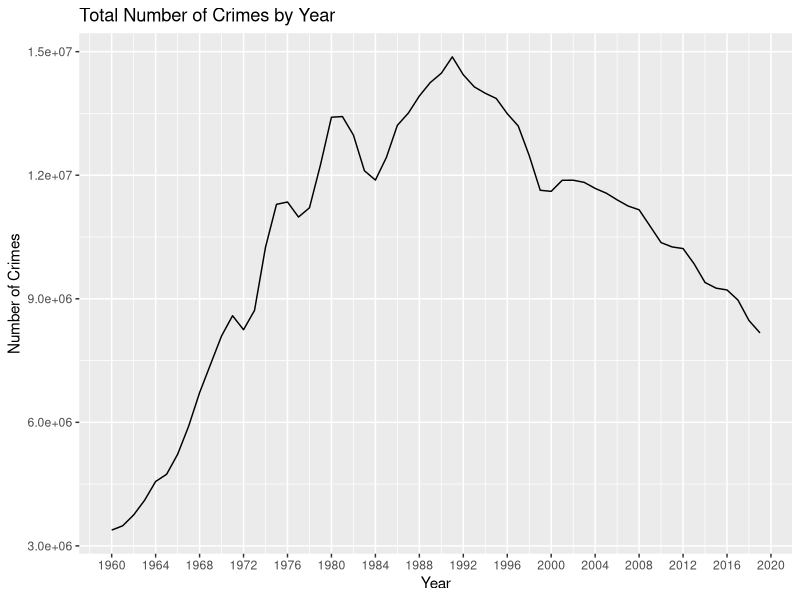
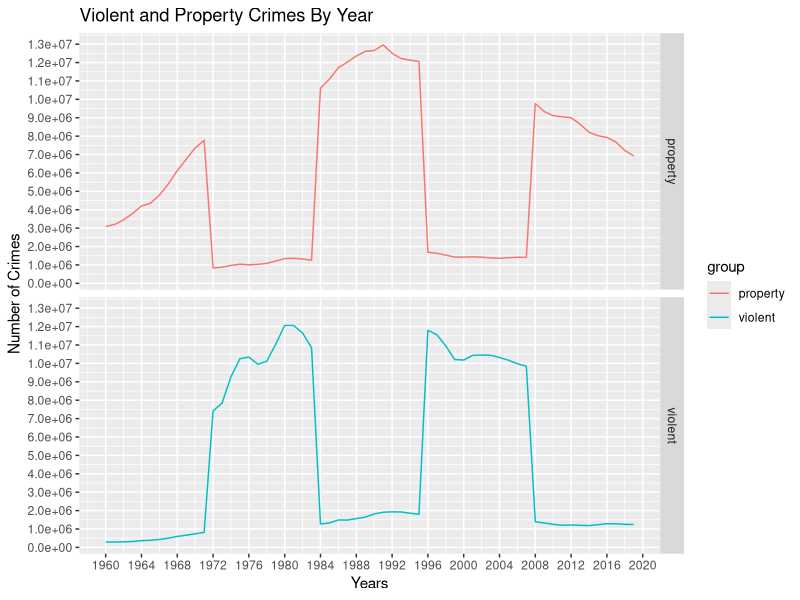
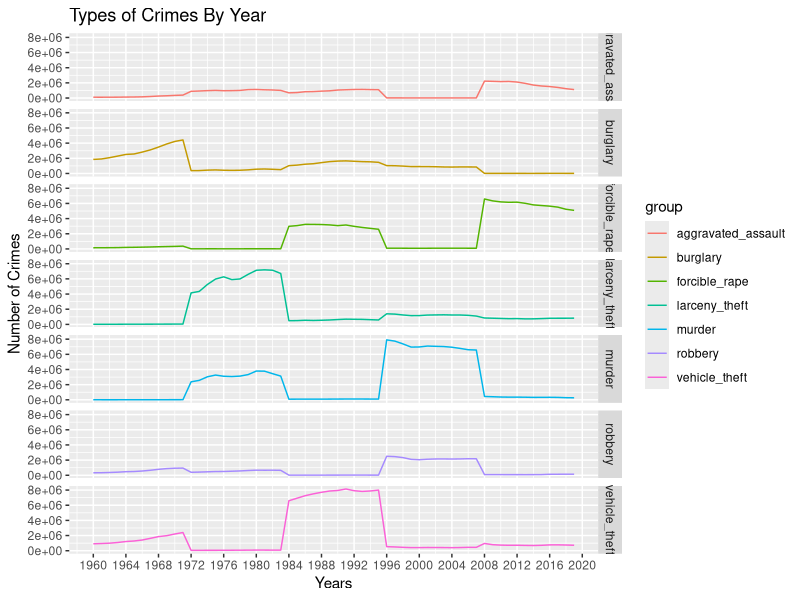
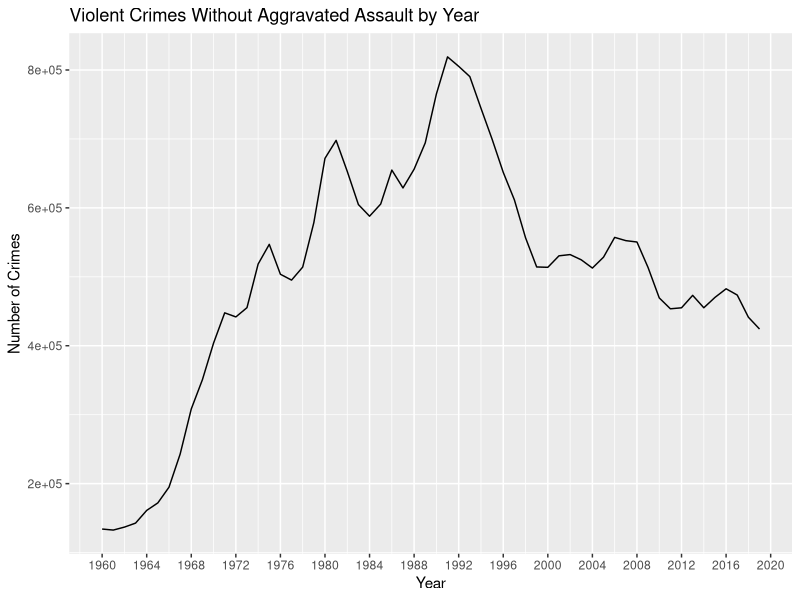
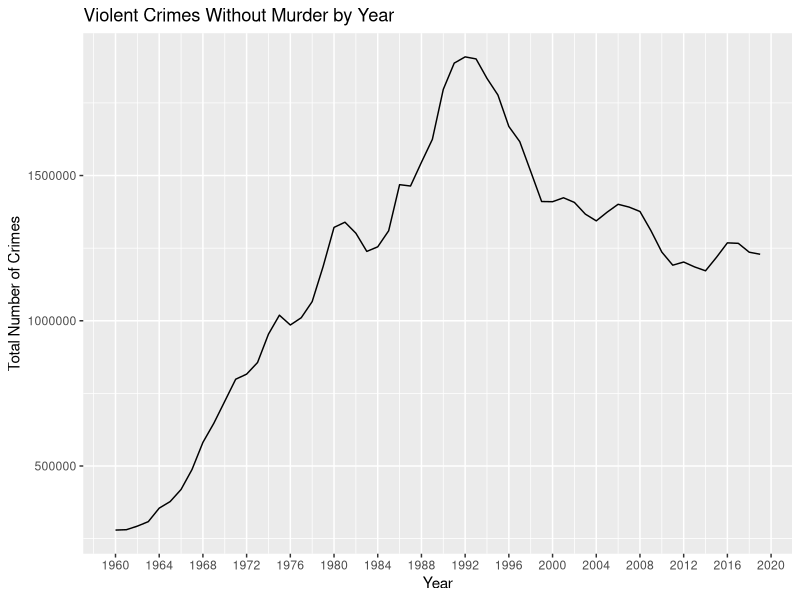
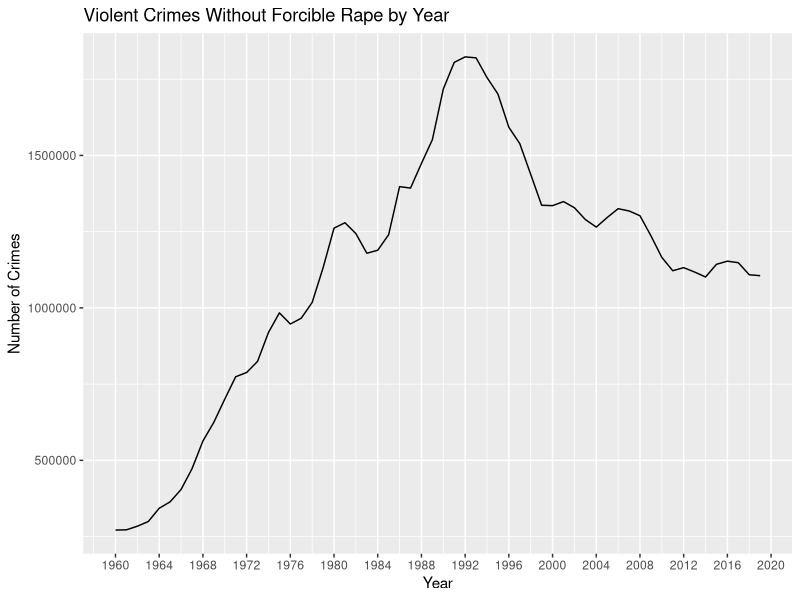
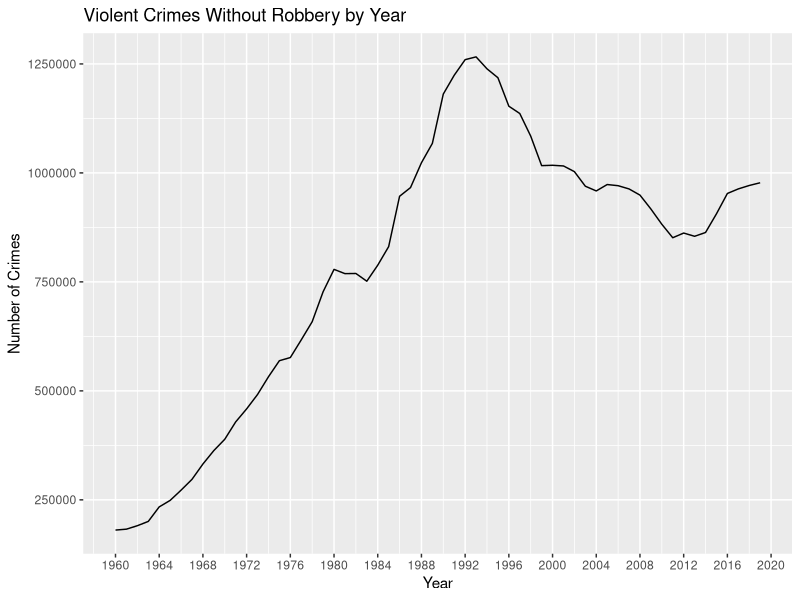
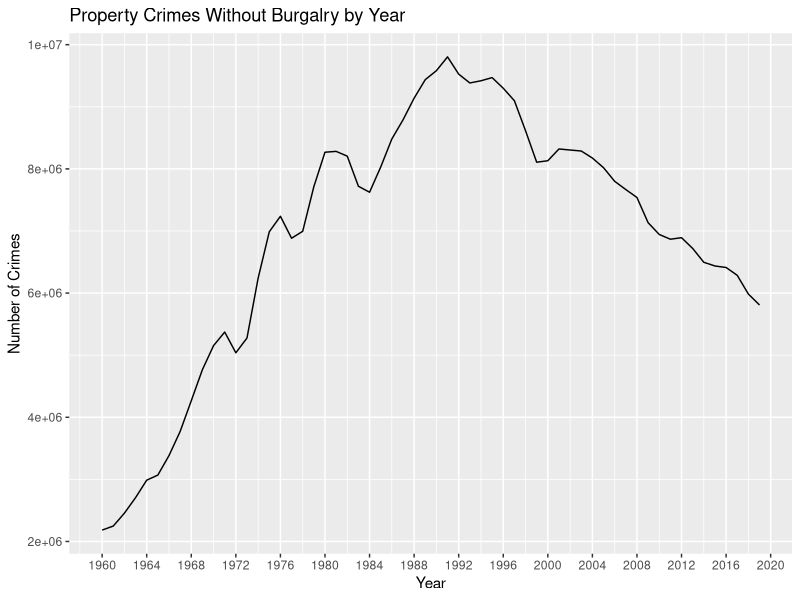

The R script that drew these images, in order:
## ---- chunk 1
library(tidyverse)
library(dplyr)

## ---- chunk 2
crime <- read_csv("data/us_crime_rates.csv")
crime

## ---- chunk 3
crime %>%
  ggplot(aes(x=year, y=total)) + geom_line() + labs(x = "Year", y="Number of Crimes", title="Total Number of Crimes by Year") + scale_x_continuous(breaks=seq(1960,2020,4))

## ---- chunk 4
crime1 <- data.frame(x=crime$year,
                y = c(crime$violent, crime$property),
                group = c(rep("violent", ncol(crime)),
                          rep("property", ncol(crime))))

ggplot(crime1, aes(x,y,col=group)) + geom_line() + scale_x_continuous(breaks=seq(1960,2020,4)) + scale_y_continuous(breaks=seq(0,50000000,1000000)) + labs(x="Years", y="Number of Crimes", title="Violent and Property Crimes By Year") + facet_grid(group~.)
## ---- chunk 5
crime2 <- data.frame(x=crime$year,
                y = c(crime$murder, crime$forcible_rape, crime$robbery, crime$aggravated_assault, crime$burglary, crime$larceny_theft, crime$vehicle_theft),
                group = c(rep("murder", ncol(crime)),
                          rep("forcible_rape", ncol(crime)),
                          rep("robbery", ncol(crime)),
                          rep("aggravated_assault", ncol(crime)),
                          rep("burglary", ncol(crime)),
                          rep("larceny_theft", ncol(crime)),
                          rep("vehicle_theft", ncol(crime))))
ggplot(crime2, aes(x,y,color=group)) + geom_line() + scale_x_continuous(breaks=seq(1960,2020,4)) + labs(x="Years", y="Number of Crimes", title="Types of Crimes By Year") + facet_grid(group~.)
## ---- chunk 6
crime3 <- crime %>%
  mutate(violent_no_agg = violent-aggravated_assault) %>%
  mutate(violent_no_mu = violent-murder) %>%
  mutate(violent_no_for = violent-forcible_rape) %>%
  mutate(violent_no_rob = violent-robbery) %>%
  mutate(prop_no_bur = property-burglary) %>%
  mutate(prop_no_lar = property-larceny_theft) %>%
  mutate(prop_no_veh = property-vehicle_theft)

crime3
## ---- chunk 7
crime3 %>%
  ggplot(aes(x=year, y=violent_no_agg)) + geom_line() + labs(x = "Year", y="Number of Crimes", title="Violent Crimes Without Aggravated Assault by Year") + scale_x_continuous(breaks=seq(1960,2020,4))

## ---- chunk 8
crime3 %>%
  ggplot(aes(x=year, y=violent_no_mu)) + geom_line() + labs(x = "Year", y="Total Number of Crimes", title="Violent Crimes Without Murder by Year") + scale_x_continuous(breaks=seq(1960,2020,4))
## ---- chunk 9
crime3 %>%
  ggplot(aes(x=year, y=violent_no_for)) + geom_line() + labs(x = "Year", y="Number of Crimes", title="Violent Crimes Without Forcible Rape by Year") + scale_x_continuous(breaks=seq(1960,2020,4))
## ---- chunk 10
crime3 %>%
  ggplot(aes(x=year, y=violent_no_rob)) + geom_line() + labs(x = "Year", y="Number of Crimes", title="Violent Crimes Without Robbery by Year") + scale_x_continuous(breaks=seq(1960,2020,4))
## ---- chunk 11
crime3 %>%
  ggplot(aes(x=year, y=prop_no_bur)) + geom_line() + labs(x = "Year", y="Number of Crimes", title="Property Crimes Without Burgalry by Year") + scale_x_continuous(breaks=seq(1960,2020,4))
## ---- chunk 12
crime3 %>%
  ggplot(aes(x=year, y=prop_no_lar)) + geom_line() + labs(x = "Year", y="Number of Crimes", title="Property Crimes Without Larceny Theft by Year") + scale_x_continuous(breaks=seq(1960,2020,4))
## ---- chunk 13
crime3 %>%
  ggplot(aes(x=year, y=prop_no_veh)) + geom_line() + labs(x = "Year", y="Number of Crimes", title="Property Crimes Without Vehicle Theft by Year") + scale_x_continuous(breaks=seq(1960,2020,4))
